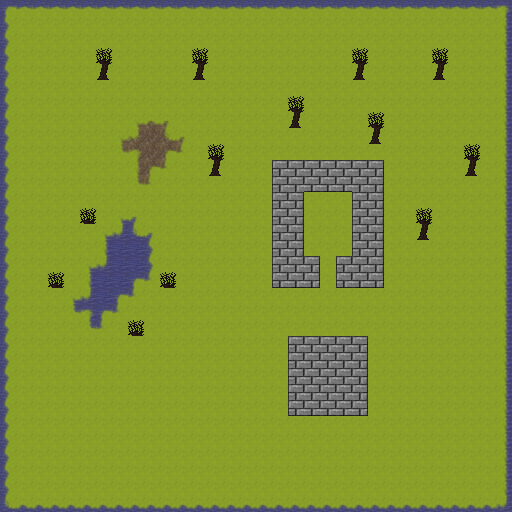

Below is a game level as drawn by its tile map, then a one-line description and the .tmx that defines it (tile-layer data replaced by summaries):
An orthogonal 32x32 tile map with 16x16 px tiles, 4 tile layers (Lower, Mid, Upper, Foreground) and 16 objects.

<map version="1.0" tiledversion="1.1.6" orientation="orthogonal" renderorder="right-down" width="32" height="32" tilewidth="16" tileheight="16" infinite="0" nextobjectid="28">
 <tileset firstgid="1" source="TerrainSet.tsx" />
 <layer name="Lower" width="32" height="32">
  <data>[1024 cells, 1024 non-empty, 2 distinct tile ids]</data>
 </layer>
 <layer name="Mid" width="32" height="32">
  <data>[1024 cells, 1012 non-empty, 9 distinct tile ids]</data>
 </layer>
 <layer name="Upper" width="32" height="32">
  <data>[1024 cells, 100 non-empty, 17 distinct tile ids]</data>
 </layer>
 <layer name="Foreground" width="32" height="32">
  <data>[1024 cells, 13 non-empty, 1 distinct tile ids]</data>
 </layer>
 <objectgroup name="SPAWN_LAYER">
  <object id="16" x="186" y="344.667">
   <properties>
    <property name="Spawn" value="Player" />
   </properties>
  </object>
  <object id="17" x="205.333" y="298.667" width="16" height="16">
   <ellipse />
  </object>
  <object id="18" x="116.333" y="359.333" width="48" height="48">
   <ellipse />
  </object>
 </objectgroup>
 <objectgroup name="COLLISION_LAYER">
  <properties>
   <property name="Type" value="BodyDef.BodyType.StaticBody" />
  </properties>
  <object id="2" x="368" y="128" width="16" height="16">
   <properties>
    <property name="Type" value="StaticBody" />
   </properties>
  </object>
  <object id="3" x="288" y="112" width="16" height="16">
   <properties>
    <property name="Type" value="StaticBody" />
   </properties>
  </object>
  <object id="4" x="352" y="64" width="16" height="16">
   <properties>
    <property name="Type" value="StaticBody" />
   </properties>
  </object>
  <object id="5" x="432" y="64" width="16" height="16">
   <properties>
    <property name="Type" value="StaticBody" />
   </properties>
  </object>
  <object id="6" x="464" y="160" width="16" height="16">
   <properties>
    <property name="Type" value="StaticBody" />
   </properties>
  </object>
  <object id="7" x="416" y="224" width="16" height="16">
   <properties>
    <property name="Type" value="StaticBody" />
   </properties>
  </object>
  <object id="8" x="208" y="160" width="16" height="16">
   <properties>
    <property name="Type" value="StaticBody" />
   </properties>
  </object>
  <object id="9" x="192" y="64" width="16" height="16">
   <properties>
    <property name="Type" value="StaticBody" />
   </properties>
  </object>
  <object id="13" x="288" y="336">
   <properties>
    <property name="Type" value="StaticBody" />
   </properties>
   <polygon points="0,0 0,80 80,80 80,0" />
  </object>
  <object id="15" x="96" y="64" width="16" height="16">
   <properties>
    <property name="Type" value="StaticBody" />
   </properties>
  </object>
  <object id="25" x="8.33333" y="7">
   <properties>
    <property name="Type" value="StaticBody" />
   </properties>
   <polyline points="0,0 497.333,-0.333333 497.333,499 -1.66667,499.667 0,-5.66667" />
  </object>
  <object id="26" x="304" y="256">
   <properties>
    <property name="Type" value="StaticBody" />
   </properties>
   <polyline points="0,0 16,0 16,32 -32,32 -32,-96 80,-96 80,32 32,32 32,0 48,0 48,-64 0,-64 0,16" />
  </object>
  <object id="27" x="89" y="297.667">
   <properties>
    <property name="Type" value="StaticBody" />
   </properties>
   <polyline points="0,0 0,-30.6667 16.6667,-31 17.3333,-62.3333 31.6667,-62.6667 31.6667,-78.3333 46.3333,-78.6667 46.3333,-63.6667 62,-63.6667 62,-20 44.6667,-19.6667 44.3333,-2.66667 28.3333,-2.66667 28.3333,13.6667 13.3333,13.3333 13.3333,29 1.33333,29 1.66667,12.3333 -14.3333,12.3333 -14.3333,1 6,0.333333" />
  </object>
 </objectgroup>
</map>